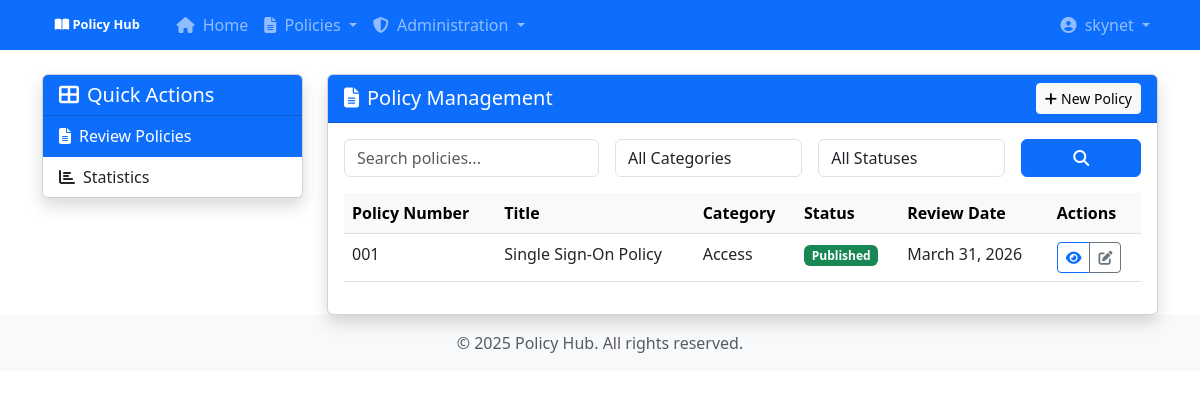
Page /accounts/moderator-dashboard/ (signed in) on the committed database.
### policies/models.py (models this page shows, shortened)
class Policy(models.Model):
    STATUS_CHOICES = (
        ('draft', 'Draft'),
        ('published', 'Published'),
        ('archived', 'Archived'),
    )
    title = models.CharField(max_length=200)
    policy_number = models.CharField(max_length=50, unique=True)
    category = models.ForeignKey(PolicyCategory, on_delete=models.CASCADE, related_name='policies')
    content = models.TextField()
    summary = models.TextField()
    status = models.CharField(max_length=10, choices=STATUS_CHOICES, default='draft')
    created_by = models.ForeignKey(User, on_delete=models.SET_NULL, null=True, related_name='created_policies')
    updated_by = models.ForeignKey(User, on_delete=models.SET_NULL, null=True, related_name='updated_policies')
    effective_date = models.DateField()
    review_date = models.DateField()
    document_file = models.FileField(upload_to=policy_file_path, blank=True, null=True)
    created_at = models.DateTimeField(auto_now_add=True)
    updated_at = models.DateTimeField(auto_now=True)
    class Meta:
        verbose_name_plural = "Policies"
        ordering = ['-effective_date', 'title']
    @property
    def needs_review(self):
        return self.review_date <= timezone.now().date()

class PolicyCategory(models.Model):
    name = models.CharField(max_length=100)
    description = models.TextField(blank=True, null=True)
    created_at = models.DateTimeField(auto_now_add=True)
    updated_at = models.DateTimeField(auto_now=True)
    class Meta:
        verbose_name_plural = "Policy Categories"
        ordering = ['name']
    def __str__(self):
        return self.name

### accounts/views.py (the view)
# urls.py: path('moderator-dashboard/', views.ModeratorDashboardView.as_view(), name='moderator-dashboard'),
class ModeratorDashboardView(LoginRequiredMixin, ListView):
    model = User
    template_name = 'accounts/moderator_dashboard.html'
    context_object_name = 'users'
    def dispatch(self, request, *args, **kwargs):
        if not (request.user.profile.is_admin or request.user.profile.is_moderator):
            messages.error(request, 'You do not have permission to access the moderator dashboard.')
            return redirect('policies:home')
        return super().dispatch(request, *args, **kwargs)
    def get_context_data(self, **kwargs):
        context = super().get_context_data(**kwargs)
        from policies.models import Policy
        from django.utils import timezone
        from policies.forms import PolicySearchForm
        context['total_policies'] = Policy.objects.count()
        context['published_policies'] = Policy.objects.filter(status='published').count()
        context['draft_policies'] = Policy.objects.filter(status='draft').count()
        context['review_needed'] = Policy.objects.filter(review_date__lte=timezone.now().date()).count()
        context['policies'] = Policy.objects.all().select_related('category')
        context['search_form'] = PolicySearchForm()
        return context

### policies/forms.py
class PolicySearchForm(forms.Form):
    query = forms.CharField(
        required=False,
        widget=forms.TextInput(attrs={
            'class': 'form-control',
            'placeholder': 'Search policies...'
        })
    )
    category = forms.ModelChoiceField(
        queryset=PolicyCategory.objects.all(),
        required=False,
        empty_label="All Categories",
        widget=forms.Select(attrs={'class': 'form-control'})
    )
    status = forms.ChoiceField(
        choices=[('', 'All Statuses')] + list(Policy.STATUS_CHOICES),
        required=False,
        widget=forms.Select(attrs={'class': 'form-control'})
    )

### accounts/models.py (called while the page is built)
    @property
    def is_admin(self):
        return self.role == 'admin'

    @property
    def is_moderator(self):
        return self.role == 'moderator'

### templates/accounts/moderator_dashboard.html (shortened to what this page needs)
{% extends 'base.html' %}
{% block content %}
<div class="row">
    <div class="col-md-3">
        <div class="card shadow mb-4">
            <div class="card-header bg-primary text-white">
                <h5 class="mb-0"><i class="fas fa-th-large me-2"></i>Quick Actions</h5>
            </div>
            <div class="list-group list-group-flush">
                <a href="#policies" class="list-group-item list-group-item-action active" data-bs-toggle="list">
                    <i class="fas fa-file-alt me-2"></i>Review Policies
                </a>
                <a href="#statistics" class="list-group-item list-group-item-action" data-bs-toggle="list">
                    <i class="fas fa-chart-bar me-2"></i>Statistics
                </a>
            </div>
        </div>
    </div>
    <div class="col-md-9">
        <div class="tab-content">
            <div class="tab-pane fade show active" id="policies">
                <div class="card shadow">
                    <div class="card-header bg-primary text-white d-flex justify-content-between align-items-center">
                        <h5 class="mb-0"><i class="fas fa-file-alt me-2"></i>Policy Management</h5>
                        <a href="{% url 'policies:policy-create' %}" class="btn btn-light btn-sm">
                            <i class="fas fa-plus me-1"></i>New Policy
                        </a>
                    </div>
                    <div class="card-body">
                        <div class="row mb-3">
                            <div class="col">
                                <form method="get" class="row g-3" hx-get="{% url 'policies:htmx-policy-list' %}" hx-target="#policy-list" hx-trigger="submit, change">
                                    <div class="col-md-4">
                                        {{ search_form.query }}
                                    </div>
                                    <div class="col-md-3">
                                        {{ search_form.category }}
                                    </div>
                                    <div class="col-md-3">
                                        {{ search_form.status }}
                                    </div>
                                    <div class="col-md-2">
                                        <button type="submit" class="btn btn-primary w-100">
                                            <i class="fas fa-search"></i>
                                        </button>
                                    </div>
                                </form>
                            </div>
                        </div>
                        <div class="table-responsive">
                            <table class="table table-hover">
                                <thead class="table-light">
                                    <tr>
                                        <th>Policy Number</th>
                                        <th>Title</th>
                                        <th>Category</th>
                                        <th>Status</th>
                                        <th>Review Date</th>
                                        <th>Actions</th>
                                    </tr>
                                </thead>
                                <tbody>
                                    {% for policy in policies %}
                                    <tr>
                                        <td>{{ policy.policy_number }}</td>
                                        <td>{{ policy.title }}</td>
                                        <td>{{ policy.category.name }}</td>
                                        <td>
                                            <span class="badge bg-{% if policy.status == 'published' %}success{% elif policy.status == 'draft' %}warning{% else %}secondary{% endif %}">
                                                {{ policy.get_status_display }}
                                            </span>
                                        </td>
                                        <td>
                                            {{ policy.review_date }}
                                        </td>
                                        <td>
                                            <div class="btn-group btn-group-sm">
                                                <a href="{% url 'policies:policy-detail' policy.pk %}" class="btn btn-outline-primary">
                                                    <i class="fas fa-eye"></i>
                                                </a>
                                                <a href="{% url 'policies:policy-update' policy.pk %}" class="btn btn-outline-secondary">
                                                    <i class="fas fa-edit"></i>
                                                </a>
                                            </div>
                                        </td>
                                    </tr>
                                    {% empty %}
                                    <tr>
                                        <td colspan="6" class="text-center">No policies found.</td>
                                    </tr>
                                    {% endfor %}
                                </tbody>
                            </table>
                        </div>
                    </div>
                </div>
            </div>
        </div>
    </div>
</div>
{% endblock %}

### templates/base.html (shortened to what this page needs)
<!DOCTYPE html>
<html lang="en">
<head>
    <link href="https://cdn.jsdelivr.net/npm/bootstrap@5.3.0/dist/css/bootstrap.min.css" rel="stylesheet">
    <link rel="stylesheet" href="https://cdnjs.cloudflare.com/ajax/libs/font-awesome/6.4.0/css/all.min.css">
</head>
<body>
    <nav class="navbar navbar-expand-lg navbar-dark bg-primary mb-4">
        <div class="container">
            <a class="navbar-brand" href="{% url 'landing' %}">
                <i class="fas fa-book-open"></i> Policy Hub
            </a>
            <div class="collapse navbar-collapse" id="navbarNav">
                <ul class="navbar-nav me-auto">
                    <li class="nav-item">
                        <a class="nav-link" href="{% url 'landing' %}">
                            <i class="fas fa-home me-1"></i> Home
                        </a>
                    </li>
                    <li class="nav-item dropdown">
                        <a class="nav-link dropdown-toggle" href="#" id="policyDropdown" role="button" data-bs-toggle="dropdown">
                            <i class="fas fa-file-alt me-1"></i> Policies
                        </a>
                    </li>
                    {% if user.is_authenticated %}
                        {% if user.profile.is_admin %}
                        <li class="nav-item dropdown">
                            <a class="nav-link dropdown-toggle" href="#" id="adminDropdown" role="button" data-bs-toggle="dropdown">
                                <i class="fas fa-shield-alt me-1"></i> Administration
                            </a>
                        </li>
                        {% endif %}
                    {% endif %}
                </ul>
                <ul class="navbar-nav">
                    {% if user.is_authenticated %}
                        <li class="nav-item dropdown">
                            <a class="nav-link dropdown-toggle" href="#" id="userDropdown" role="button" data-bs-toggle="dropdown">
                                <i class="fas fa-user-circle me-1"></i> {{ user.username }}
                            </a>
                        </li>
                    {% endif %}
                </ul>
            </div>
        </div>
    </nav>
    <div class="container">
        {% block content %}{% endblock %}
    </div>
    <footer class="footer mt-auto py-3 bg-light">
        <div class="container text-center">
            <p class="text-muted mb-0">© {% now "Y" %} Policy Hub. All rights reserved.</p>
        </div>
    </footer>
</body>
</html>

### templates/base.html (style rules this page uses)
.navbar-brand { font-weight: bold; font-size: 0.8rem; padding: 0.3rem 0.8rem; }
.navbar { padding: 0.3rem 0.8rem; }
.footer { margin-top: 3rem; padding: 2rem 0; background-color: #f8f9fa; }

### rows in the picture
Policy: policy_number "001", title "Single Sign-On Policy", category.name "Access", status "Published", review_date "March 31, 2026"

### other values in the picture
{{ user.username }} "skynet"
